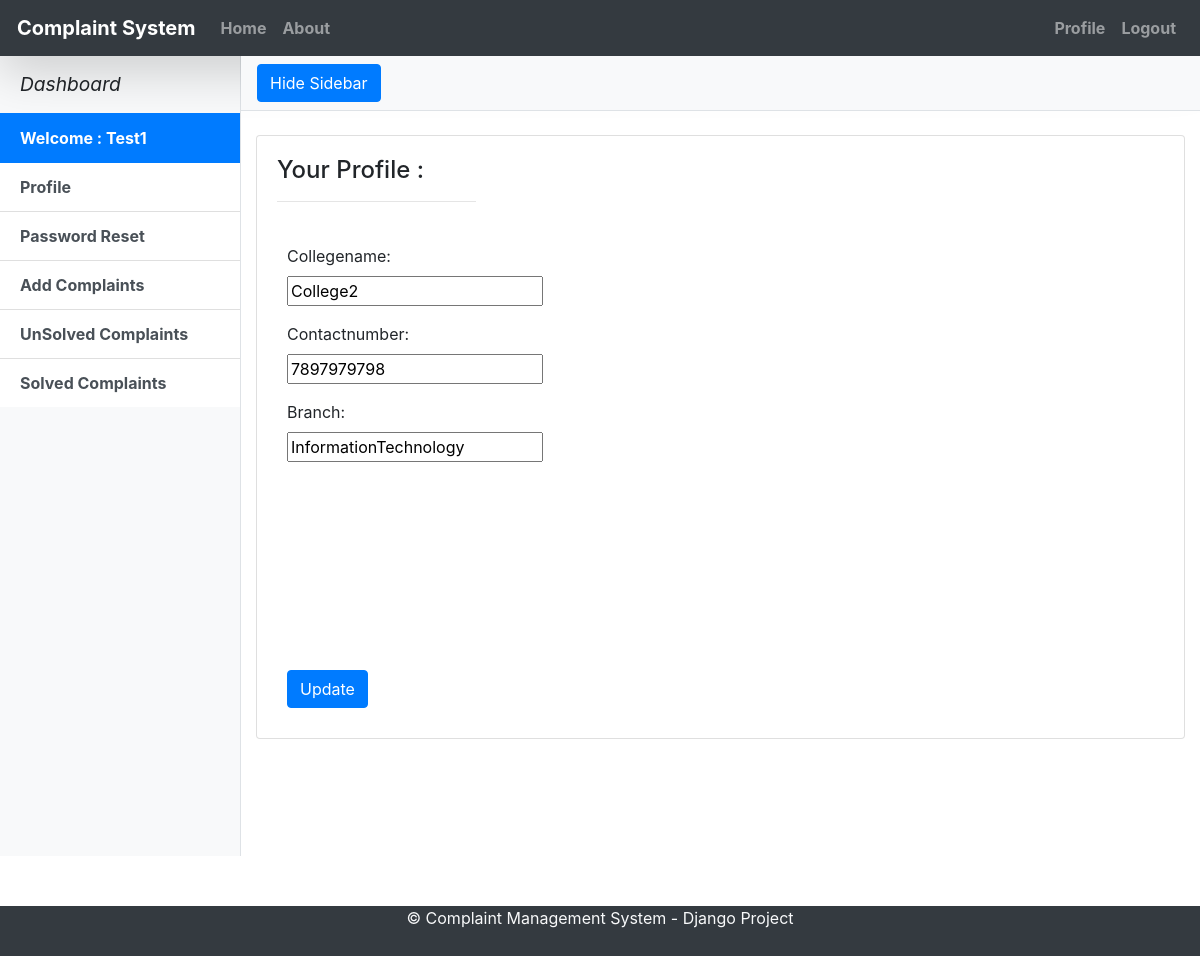
The page /dashboard/ (signed in) on the database its author committed.
### AppCMS/models.py (models this page shows, shortened)
class Profile(models.Model):
    typeuser =(('student','student'),('grievance', 'grievance'))
    COL=(('College1','College1'),('College2','College2')) #change college names
    user =models.OneToOneField(User, on_delete=models.CASCADE,primary_key=True)
    collegename=models.CharField(max_length=29,choices=COL,blank=False)
    phone_regex =RegexValidator(regex=r'^\d{10,10}$', message="Phone number must be entered in the format:Up to 10 digits allowed.")
    contactnumber = models.CharField(validators=[phone_regex], max_length=10, blank=True)
    type_user=models.CharField(max_length=20,default='student',choices=typeuser)
    CB=(('InformationTechnology',"InformationTechnology"),('ComputerScience',"ComputerScience"),('InformationScience',"InformationScience"),('Electronics and Communication',"Electronics and Communication"),('Mechanical',"Mechanical"))
    Branch=models.CharField(choices=CB,max_length=29,default='InformationTechnology')

### AppCMS/views.py (the view)
# urls.py: path('dashboard/', views.dashboard, name='dashboard'),
@login_required
def dashboard(request):
    if request.method == 'POST':
        p_form=ProfileUpdateForm(request.POST,instance=request.user)
        profile_update_form=UserProfileUpdateform(request.POST,instance=request.user.profile)
        if p_form.is_valid() and profile_update_form.is_valid():
                user=p_form.save()
                profile=profile_update_form.save(commit=False)
                profile.user=user
                profile.save()
                messages.add_message(request,messages.SUCCESS, f'Updated Successfully')
                return render(request,'dashboard.html',)
    else:
        p_form=ProfileUpdateForm(instance=request.user)
        profile_update_form=UserProfileUpdateform(instance=request.user.profile)
    context={
        'p_form':p_form,
        'profile_update_form':profile_update_form
        }
    return render(request, 'dashboard.html',context)

### AppCMS/forms.py (shortened to what this page needs)
class ProfileUpdateForm(forms.ModelForm):
    email =forms.EmailField(widget = forms.TextInput(attrs={'readonly':'readonly'}))
    first_name=forms.CharField( max_length=30, required=True)
    last_name=forms.CharField( max_length=30, required=True)
    class Meta:
        model = User
        fields = ['username','email','first_name','last_name']

class UserProfileUpdateform(forms.ModelForm):
    collegename =forms.CharField(widget = forms.TextInput(attrs={'readonly':'readonly'}))
    Branch=forms.CharField(widget = forms.TextInput(attrs={'readonly':'readonly'}))
    class Meta:
        model=Profile
        fields=('collegename','contactnumber','Branch')

### AppCMS/templates/dashboard.html (shortened to what this page needs)
{% extends "index.html" %}
{% load crispy_forms_tags %}
{% load static %}
{% block content %}
<head>
  <link href= "{% static "ComplaintMS/extra/bootstrap/css/bootstrap.min.css" %}" rel="stylesheet">
  <link href="{% static "ComplaintMS/css/simple-sidebar.css" %}" rel="stylesheet">
</head>
  <div class="d-flex" id="wrapper">
    <div class="bg-light border-right" id="sidebar-wrapper">
      <div class="sidebar-heading"> <i>Dashboard</i> </div>
      <div class="list-group list-group-flush">
        {% if user.is_authenticated  %}
			     <a href="" class="list-group-item list-group-item-action active"> Welcome : {{user.username}} </a>
              <a href='/dashboard/' class="list-group-item list-group-item-action">Profile</a>
              <a href='/change_password/' class="list-group-item list-group-item-action">Password Reset</a>
              <a href="{% url 'complaints' %}" class="list-group-item list-group-item-action">Add Complaints</a>
               <a href="/list/" class="list-group-item list-group-item-action">UnSolved Complaints</a>
              <a href="/slist/" class="list-group-item list-group-item-action">Solved Complaints</a>
              {% endif %}
      </div>
    </div>
    <div id="page-content-wrapper">
      <nav class="navbar navbar-expand-lg navbar-light bg-light border-bottom">
        <button class="btn btn-primary" id="menu-toggle">Hide Sidebar</button>
 	</nav>
	  <br>
	 	<div class="col-md-12">
		    <div class="card">
		        <div class="card-body">
		            <div class="row">
		                <div class="col-md-3">
		                    <h4>Your Profile :</h4>
		                    <hr>
		                </div>
		            </div>
		            <div class="row">
		                <div class="col-md-12" style="margin:10px">
<form method="post">
   <div class="form-group">
    {{ profile_update_form.collegename.label_tag }}<br>
    {{ profile_update_form.collegename }}<br>
  </div>
  <div class="form-group">
    {{ profile_update_form.contactnumber.label_tag }}<br>
    {{ profile_update_form.contactnumber }}<br>
  </div>
  <div class="form-group">
    {{ profile_update_form.Branch.label_tag }}<br>
    {{ profile_update_form.Branch }}<br>
  </div>
  <div class="form-group">
    {{ profile_update_form.first_name.label_tag }}<br>
    {{ profile_update_form.first_name }}<br>
  </div>
  <div class="form-group">
    {{ profile_update_form.last_name.label_tag }}<br>
    {{ profile_update_form.last_name }}<br>
  </div>
  <div class="form-group">
    {{ profile_update_form.email.label_tag }}<br>
    {{ profile_update_form.email }}<br>
  </div>
  <button type="submit" class="btn btn-primary">Update</button>
</form>
		                </div>
		            </div>
		        </div>
		    </div>
		</div>
	</div>
</div>
{% endblock content %}

### AppCMS/static/ComplaintMS/css/simple-sidebar.css (style rules this page uses)
#sidebar-wrapper { min-height: 100vh; margin-left: -15rem; -webkit-transition: margin .25s ease-out; -moz-transition: margin .25s ease-out; -o-transition: margin .25s ease-out; transition: margin .25s ease-out; }
#sidebar-wrapper .sidebar-heading { padding: 0.875rem 1.25rem; font-size: 1.2rem; }
#sidebar-wrapper .list-group { width: 15rem; }
#page-content-wrapper { min-width: 100vw; }
@media (min-width: 768px) { #sidebar-wrapper { margin-left: 0; } }
@media (min-width: 768px) { #page-content-wrapper { min-width: 0; width: 100%; } }

### AppCMS/templates/index.html (style rules this page uses)
html { width: 100%; height: 100%; margin: 0; padding: 0; overflow-x: hidden; }
a { color:black; font-weight:bold; color: #000; padding: 1px; }

### rows shown on the page
Profile: collegename "College2", contactnumber "7897979798", Branch "InformationTechnology"

### other values the page prints
{{ user.username }} "Test1"
{{ profile_update_form.collegename.label_tag }} "Collegename:"
{{ profile_update_form.contactnumber.label_tag }} "Contactnumber:"
{{ profile_update_form.Branch.label_tag }} "Branch:"
